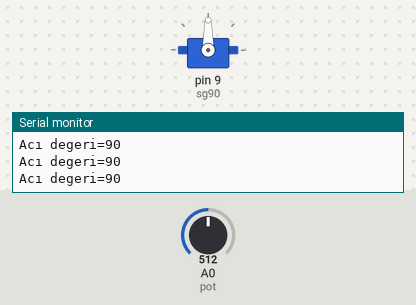
Bench run of a sketch on a simulated Arduino Uno, built with avr-gcc and run on an emulated ATmega328P. Shown: servo, the last lines printed to the serial monitor. The inputs (shaded band) are chosen by the test bench; at power-on: A0 (pot) = 512.

Above: at 1.2 s.
1.3 s: A0 (pot) set to 557
At 1.8 s:
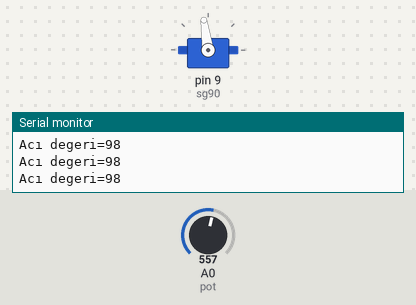
4.3 s: A0 (pot) set to 586
At 5.2 s:
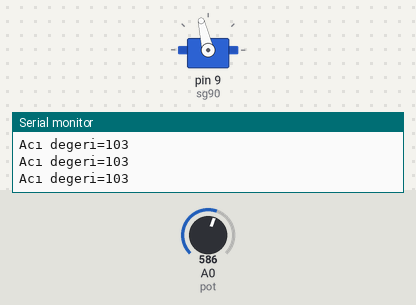
5.8 s: A0 (pot) set to 306
At 6.4 s:
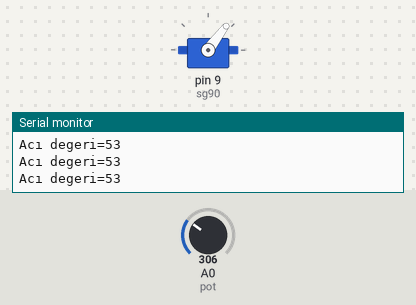
7.3 s: A0 (pot) set to 716
At 8.5 s:
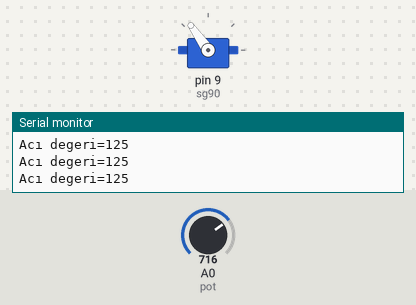
8.8 s: A0 (pot) set to 122
At 9.9 s:
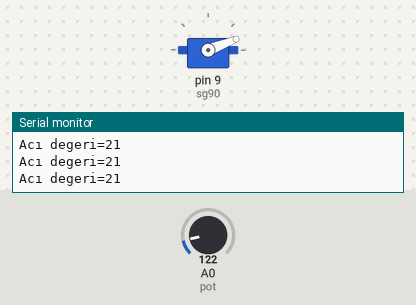
10.3 s: A0 (pot) set to 63
11.8 s: A0 (pot) set to 53
At 13.1 s:
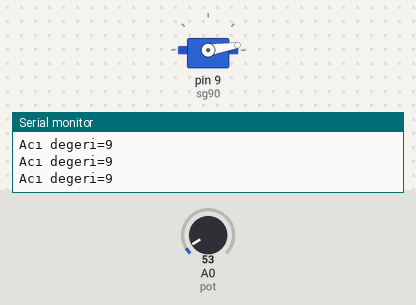
Timing chart, 0 to 14.8 s (numbered marks = the images above; inputs shaded):
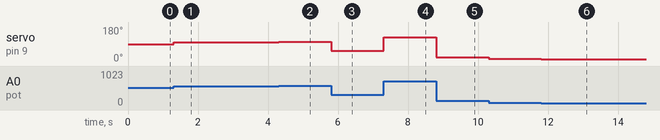

Measured:
- after the input at 1.3 s, servo on pin 9 (sg90): 90° → 98° at once
- after the input at 4.3 s, servo on pin 9 (sg90): 98° → 103° at once
- after the input at 5.8 s, servo on pin 9 (sg90): 103° → 53° at once
- after the input at 7.3 s, servo on pin 9 (sg90): 53° → 125° at once
- after the input at 8.8 s, servo on pin 9 (sg90): 125° → 21° at once
- after the input at 10.3 s, servo on pin 9 (sg90): 21° → 11° at once
- after the input at 11.8 s, servo on pin 9 (sg90): 11° → 9° at once

The sketch:

pot_ve_servo.ino
```cpp
#include <Servo.h>

const byte pot = A0;
int potDeger;
Servo sg90;


int i ;

void setup() {
  sg90.attach(9);
  Serial.begin(9600);

}

void loop() {

  potDeger=analogRead(pot);

  int deger= map(potDeger,0,1023,0,180);

  sg90.write(deger);

  Serial.print("Acı degeri=");
  Serial.println(deger);
  delay(15);


}
```
